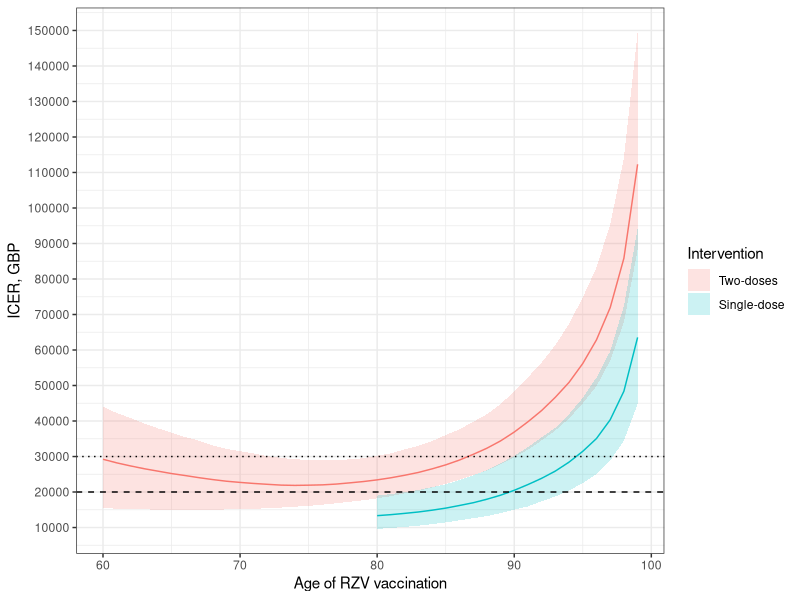
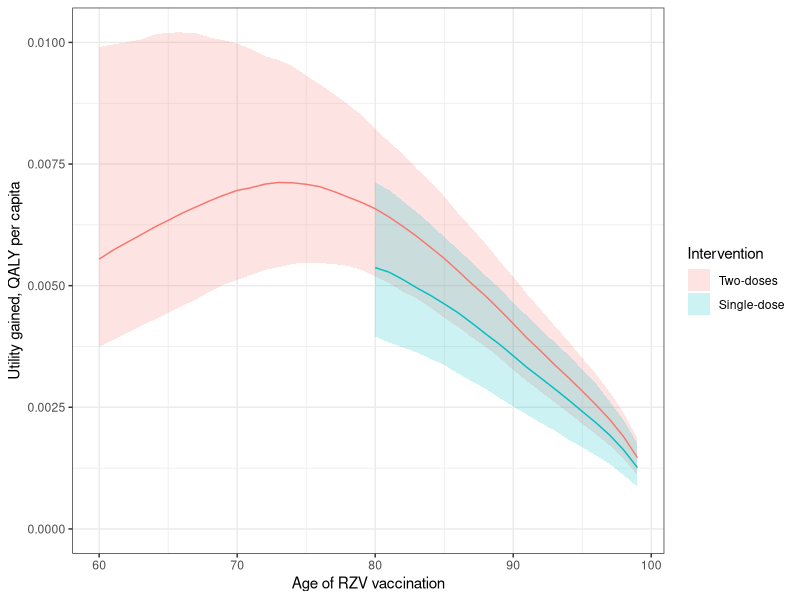
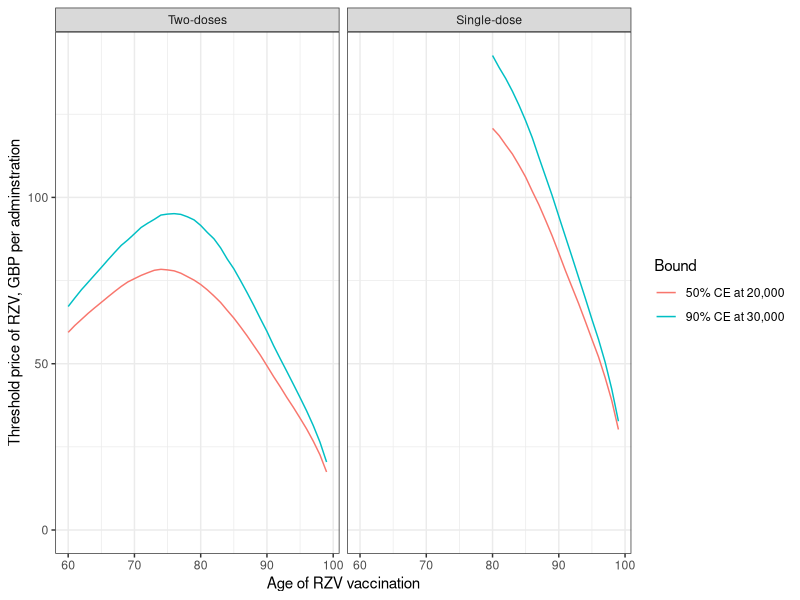
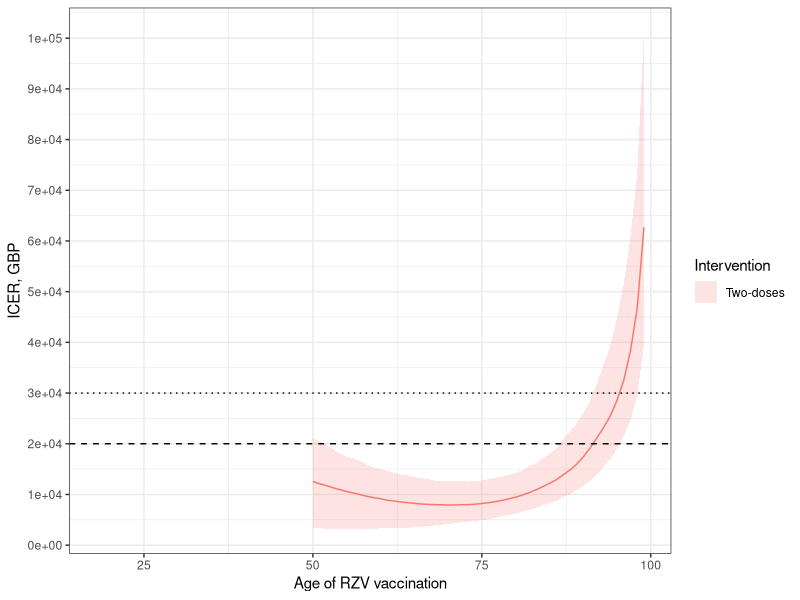
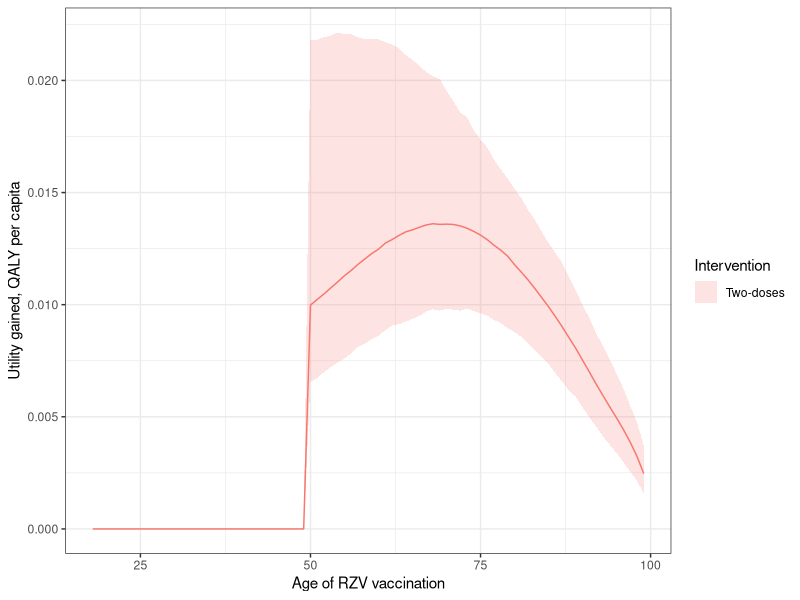
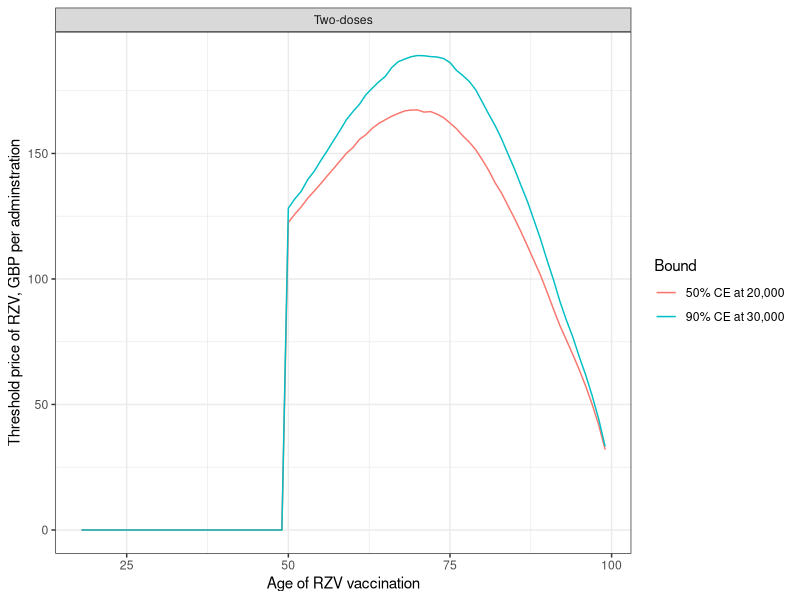
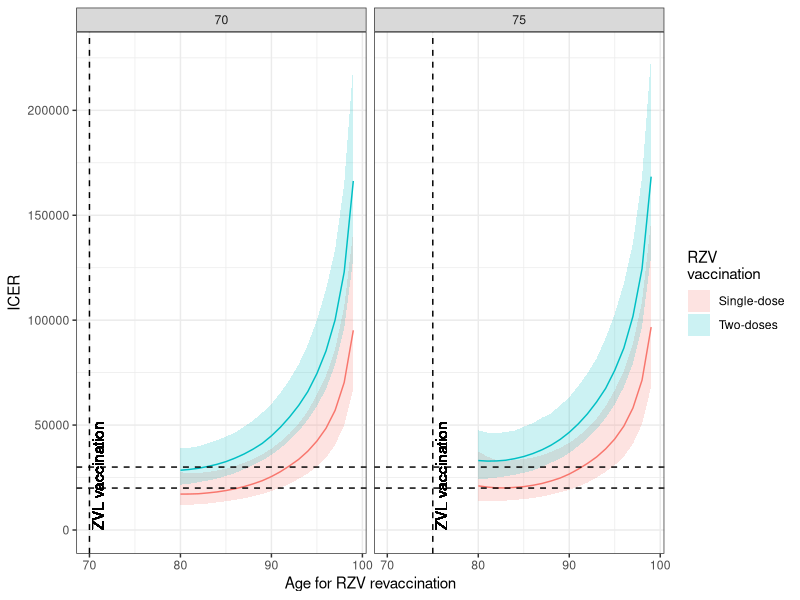
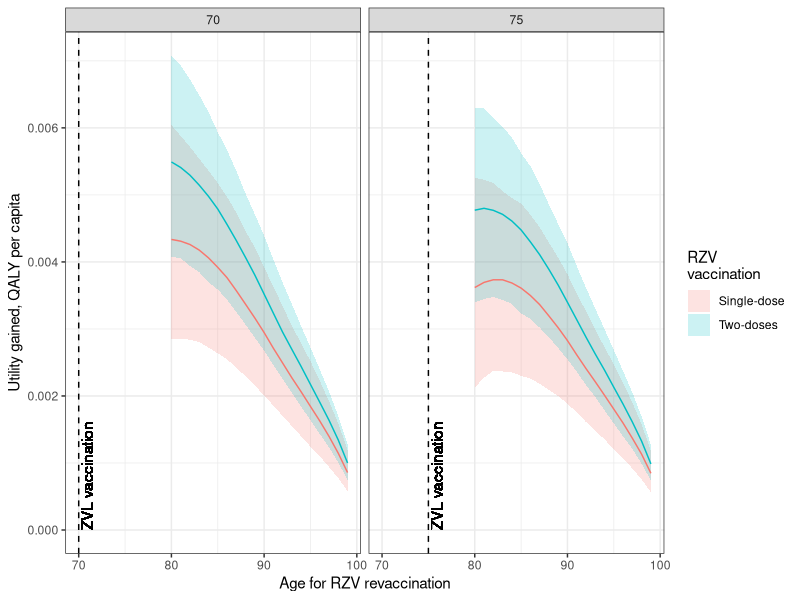

Recreate these plots in R, in order.
library(tidyverse)

theme_set(theme_bw())



stats_ce <- read_csv(here::here("docs", "tabs", "stats_ce_rzv_realworld.csv"))

ce <- stats_ce %>% 
  select(Scenario:N0, ends_with(c("_A", "_M", "L", "U"))) %>% 
  pivot_longer(ends_with(c("_A", "_M", "L", "U")), names_to = c("Index", "name"), names_pattern = "(\\S+)_(A|M|L|U)") %>% 
  pivot_wider()

thres <- stats_ce %>% 
  select(Scenario:N0, starts_with("Thre"))



g_icer <- ce %>% 
  
  filter(Index == "ICER") %>% 
  filter(Arm == "Vac" | Age0 >= 80) %>% 
  ggplot(aes(x = Age0)) +
  geom_ribbon(aes(ymin = L, ymax = U, fill = Arm), alpha = 0.2) +
  geom_line(aes(y = M, colour = Arm)) +
  geom_hline(yintercept = 2e4, linetype = 2) +
  geom_hline(yintercept = 3e4, linetype = 3) +
  scale_y_continuous("ICER, GBP", breaks = 0:15 * 1e4) +
  scale_x_continuous("Age of RZV vaccination") +
  scale_fill_discrete("Intervention", labels = c(Vac = "Two-doses", Vac1 = "Single-dose")) +
  guides(colour = guide_none())

g_icer


g_e <- ce %>% 
  filter(Index == "dQ_All_d") %>% 
  filter(Arm == "Vac" | Age0 >= 80) %>% 
  ggplot(aes(x = Age0)) +
  geom_ribbon(aes(ymin = L, ymax = U, fill = Arm), alpha = 0.2) +
  geom_line(aes(y = M, colour = Arm)) +
  scale_y_continuous("Utility gained, QALY per capita") +
  scale_x_continuous("Age of RZV vaccination") +
  scale_fill_discrete("Intervention", labels = c(Vac = "Two-doses", Vac1 = "Single-dose")) +
  guides(colour = guide_none()) +
  expand_limits(y = 0)

g_e


g_c <- ce %>% 
  filter(Index == "dC_All_d") %>% 
  filter(Arm == "Vac" | Age0 >= 80) %>% 
  ggplot(aes(x = Age0)) +
  geom_ribbon(aes(ymin = L, ymax = U, fill = Arm), alpha = 0.2) +
  geom_line(aes(y = M, colour = Arm)) +
  scale_y_continuous("Incremental cost, GBP per capita") +
  scale_x_continuous("Age of RZV vaccination") +
  scale_fill_discrete("Intervention", labels = c(Vac = "Two-doses", Vac1 = "Single-dose")) +
  guides(colour = guide_none()) +
  expand_limits(y = 0)

g_thres <- stats_ce %>% 
  filter(Arm == "Vac" | Age0 >= 80) %>% 
  ggplot(aes(x = Age0)) +
  geom_line(aes(x = Age0, y = Thres20_50, colour = "50% CE at 20,000")) +
  geom_line(aes(x = Age0, y = Thres30_90, colour = "90% CE at 30,000")) +
  scale_y_continuous("Threshold price of RZV, GBP per adminstration") +
  scale_x_continuous("Age of RZV vaccination") +
  scale_colour_discrete("Bound") +
  facet_wrap(.~Arm, labeller = labeller(Arm = c(Vac = "Two-doses", Vac1 = "Single-dose"))) +
  expand_limits(y = 0)

g_thres



ggsave(g_e, filename = here::here("docs", "figs", "g_rzv_de.png"), width = 8, height = 5)
ggsave(g_c, filename = here::here("docs", "figs", "g_rzv_dc.png"), width = 8, height = 5)
ggsave(g_icer, filename = here::here("docs", "figs", "g_rzv_icer.png"), width = 8, height = 5)
ggsave(g_thres, filename = here::here("docs", "figs", "g_rzv_thres.png"), width = 8, height = 5)


## IC real world
stats_ce <- read_csv(here::here("docs", "tabs", "stats_ce_rzv_ic_realworld.csv"))

ce <- stats_ce %>% 
  select(Scenario:N0, ends_with(c("_A", "_M", "L", "U"))) %>% 
  pivot_longer(ends_with(c("_A", "_M", "L", "U")), names_to = c("Index", "name"), names_pattern = "(\\S+)_(A|M|L|U)") %>% 
  pivot_wider()

thres <- stats_ce %>% 
  select(Scenario:N0, starts_with("Thre"))



g_icer <- ce %>% 
  
  filter(Index == "ICER") %>% 
  filter(Arm == "Vac" | Age0 >= 80) %>% 
  ggplot(aes(x = Age0)) +
  geom_ribbon(aes(ymin = L, ymax = U, fill = Arm), alpha = 0.2) +
  geom_line(aes(y = M, colour = Arm)) +
  geom_hline(yintercept = 2e4, linetype = 2) +
  geom_hline(yintercept = 3e4, linetype = 3) +
  scale_y_continuous("ICER, GBP", breaks = 0:15 * 1e4) +
  scale_x_continuous("Age of RZV vaccination") +
  scale_fill_discrete("Intervention", labels = c(Vac = "Two-doses", Vac1 = "Single-dose")) +
  guides(colour = guide_none())

g_icer


g_e <- ce %>% 
  filter(Index == "dQ_All_d") %>% 
  filter(Arm == "Vac" | Age0 >= 80) %>% 
  ggplot(aes(x = Age0)) +
  geom_ribbon(aes(ymin = L, ymax = U, fill = Arm), alpha = 0.2) +
  geom_line(aes(y = M, colour = Arm)) +
  scale_y_continuous("Utility gained, QALY per capita") +
  scale_x_continuous("Age of RZV vaccination") +
  scale_fill_discrete("Intervention", labels = c(Vac = "Two-doses", Vac1 = "Single-dose")) +
  guides(colour = guide_none()) +
  expand_limits(y = 0)

g_e


g_c <- ce %>% 
  filter(Index == "dC_All_d") %>% 
  filter(Arm == "Vac" | Age0 >= 80) %>% 
  ggplot(aes(x = Age0)) +
  geom_ribbon(aes(ymin = L, ymax = U, fill = Arm), alpha = 0.2) +
  geom_line(aes(y = M, colour = Arm)) +
  scale_y_continuous("Incremental cost, GBP per capita") +
  scale_x_continuous("Age of RZV vaccination") +
  scale_fill_discrete("Intervention", labels = c(Vac = "Two-doses", Vac1 = "Single-dose")) +
  guides(colour = guide_none()) +
  expand_limits(y = 0)

g_thres <- stats_ce %>% 
  filter(Arm == "Vac" | Age0 >= 80) %>% 
  ggplot(aes(x = Age0)) +
  geom_line(aes(x = Age0, y = Thres20_50, colour = "50% CE at 20,000")) +
  geom_line(aes(x = Age0, y = Thres30_90, colour = "90% CE at 30,000")) +
  scale_y_continuous("Threshold price of RZV, GBP per adminstration") +
  scale_x_continuous("Age of RZV vaccination") +
  scale_colour_discrete("Bound") +
  facet_wrap(.~Arm, labeller = labeller(Arm = c(Vac = "Two-doses", Vac1 = "Single-dose"))) +
  expand_limits(y = 0)

g_thres



ggsave(g_e, filename = here::here("docs", "figs", "g_rzv_ic_de.png"), width = 8, height = 5)
ggsave(g_c, filename = here::here("docs", "figs", "g_rzv_ic_dc.png"), width = 8, height = 5)
ggsave(g_icer, filename = here::here("docs", "figs", "g_rzv_ic_icer.png"), width = 8, height = 5)
ggsave(g_thres, filename = here::here("docs", "figs", "g_rzv_ic_thres.png"), width = 8, height = 5)



stats_ce <- read_csv(here::here("docs", "tabs", "stats_ce_zvl2rzv_realworld.csv"))

labs_arm <- c(ReVac_RZV2 = "Two-doses", ReVac_RZV1 = "Single-dose")


ce <- stats_ce %>% 
  select(Scenario:Year0 , ends_with(c("_A", "_M", "L", "U"))) %>% 
  pivot_longer(ends_with(c("_A", "_M", "L", "U")), names_to = c("Index", "name"), names_pattern = "(\\S+)_(A|M|L|U)") %>% 
  pivot_wider()

thres <- stats_ce %>% 
  select(Scenario:Year0, starts_with("Thre"))


g_icer <- ce %>% 
  filter(Age0 %in% c(60, 65, 70, 75, 80, 85, 90)) %>% 
  filter(Index == "ICER") %>% 
  filter(Scenario != "Overall") %>% 
  filter(Arm %in% c("ReVac_RZV1", "ReVac_RZV2")) %>% 
  ggplot(aes(x = Age1)) +
  geom_ribbon(aes(ymin = L, ymax = U, fill = Arm), alpha = 0.2) +
  geom_line(aes(x = Age1, y = M, colour = Arm)) +
  geom_vline(aes(xintercept = Age0), linetype = 2) +
  geom_text(aes(x = Age0, y = 0), label = "ZVL vaccination", angle = 90, hjust = 0, vjust = 1.2) +
  geom_hline(yintercept = 2e4, linetype = 2) +
  geom_hline(yintercept = 3e4, linetype = 2) +
  scale_x_continuous("Age for RZV revaccination") +
  scale_y_continuous("ICER") +
  scale_fill_discrete("RZV \nvaccination", labels = labs_arm) +
  guides(colour = guide_none()) +
  facet_wrap(.~Age0) +
  expand_limits(y = 0)

g_icer


g_e <- ce %>% 
  filter(Age0 %in% c(60, 65, 70, 75, 80, 85, 90)) %>% 
  filter(Index == "dQ_All_d") %>% 
  filter(Scenario != "Overall") %>% 
  filter(Arm %in% c("ReVac_RZV1", "ReVac_RZV2")) %>% 
  ggplot(aes(x = Age1)) +
  geom_ribbon(aes(ymin = L, ymax = U, fill = Arm), alpha = 0.2) +
  geom_vline(aes(xintercept = Age0), linetype = 2) +
  geom_text(aes(x = Age0, y = 0), label = "ZVL vaccination", angle = 90, hjust = 0, vjust = 1.2) +
  geom_line(aes(y = M, colour = Arm)) +
  scale_y_continuous("Utility gained, QALY per capita") +
  scale_x_continuous("Age for RZV revaccination") +
  scale_fill_discrete("RZV \nvaccination", labels = labs_arm) +
  guides(colour = guide_none()) +
  facet_wrap(.~Age0) +
  expand_limits(y = 0)

g_e


g_c <- ce %>% 
  filter(Age0 %in% c(60, 65, 70, 75, 80, 85, 90)) %>% 
  filter(Index == "dC_All_d") %>% 
  filter(Scenario != "Overall") %>% 
  filter(Arm %in% c("ReVac_RZV1", "ReVac_RZV2")) %>% 
  ggplot(aes(x = Age1)) +
  geom_ribbon(aes(ymin = L, ymax = U, fill = Arm), alpha = 0.2) +
  geom_vline(aes(xintercept = Age0), linetype = 2) +
  geom_text(aes(x = Age0, y = 0), label = "ZVL vaccination", angle = 90, hjust = 0, vjust = 1.2) +
  geom_line(aes(y = M, colour = Arm)) +
  scale_y_continuous("Incremental cost, GBP per capita") +
  scale_x_continuous("Age for RZV revaccination") +
  scale_fill_discrete("RZV \nvaccination", labels = labs_arm) +
  guides(colour = guide_none()) +
  facet_wrap(.~Age0) +
  expand_limits(y = 0)

g_c




g_thres <- thres %>% 
  mutate(A0 = paste0("Age of ZVL vaccination: ", Age0)) %>% 
  filter(Age0 %in% c(60, 65, 70, 75, 80, 85, 90)) %>% 
  filter(Scenario != "Overall") %>% 
  filter(Arm %in% c("ReVac_RZV1", "ReVac_RZV2")) %>% 
  ggplot(aes(x = Age1)) +
  geom_line(aes(y = Thres20_50, colour = "50% CE at 20,000")) +
  geom_line(aes(y = Thres30_90, colour = "90% CE at 30,000")) +
  scale_y_continuous("Threshold price of RZV, GBP per adminstration") +
  scale_x_continuous("Age of RZV revaccination") +
  scale_colour_discrete("Bound") +
  facet_wrap(A0~Arm, labeller = labeller(Arm = c(ReVac_RZV2 = "Two-doses", ReVac_RZV1 = "Single-dose"))) +
  expand_limits(y = 0)


g_thres



ggsave(g_e, filename = here::here("docs", "figs", "g_zvl2rzv_de.png"), width = 10, height = 5)
ggsave(g_c, filename = here::here("docs", "figs", "g_zvl2rzv_dc.png"), width = 10, height = 5)
ggsave(g_icer, filename = here::here("docs", "figs", "g_zvl2rzv_icer.png"), width = 10, height = 5)
ggsave(g_thres, filename = here::here("docs", "figs", "g_zvl2rzv_thres.png"), width = 10, height = 5)




## Programme-based profile
profile <- read_csv(here::here("docs", "tabs", "tab_programme_cont.csv"))

profile <- profile %>% 
  mutate(
    Group = paste(Eligibility, ifelse(Agp != "[80,85)", "", Agp)),
    Group = factor(Group, rev(unique(Group)))
  )


g_pro <- profile %>% 
  mutate(N = c(Prop_Doses[1], diff(Prop_Doses))) %>% 
  select(Arm, Group, N, dC_Med_d, dQ_All_d) %>% 
  pivot_longer(c(N, dC_Med_d, dQ_All_d)) %>% 
  ggplot() +
  geom_histogram(aes(x = abs(value), y = name, fill = Group), stat = "identity", position = "fill") +
  scale_y_discrete("", labels = c(N = "Population", dC_Med_d="Medical cost", dQ_All_d="QALY")) +
  scale_x_continuous("Shares, %", labels = scales::percent) +
  # scale_fill_discrete("", labels = c(
  #   "ZVL_85 [80,85)" = "Vaccinated with ZVL, 80-85",
  #   "UV_85 [80,85)" = "Unvaccinated, 80-85",
  #   "New2023 " = "2023-2028 eligibility",
  #   "SOC " = "~2023 eligibility",
  #   "SOC " = "~2023 eligibility"
  # )) +
  guides(fill = guide_legend(reverse = TRUE)) +
  theme(legend.position = "bottom")

g_pro


ggsave(g_pro, filename = here::here("docs", "figs", "g_profile_burden.png"), width = 8, height = 4)

